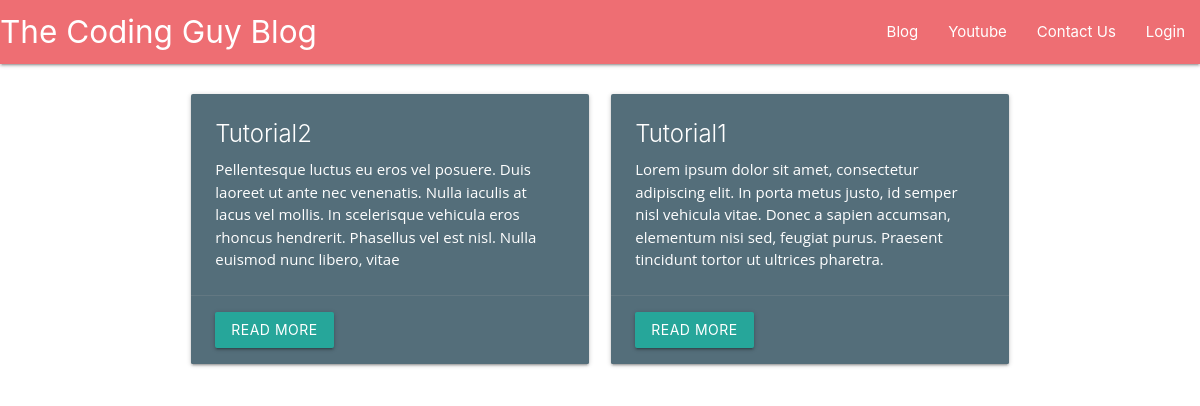
The page / on the database its author committed.
### main/models.py (models this page shows, shortened)
class Post(models.Model):
	title = models.CharField(max_length=200, unique=True)
	slug = models.SlugField(max_length=200, unique=True)
	author = models.ForeignKey(User, on_delete=models.CASCADE, related_name='blog_posts')
	content = models.TextField()
	created_on = models.DateTimeField(auto_now_add=True)
	last_updated = models.DateTimeField(auto_now=True)
	status = models.IntegerField(choices=STATUS, default=0)
	class Meta:
		ordering = ['-created_on']

### main/views.py (the view)
# urls.py: path('', views.PostList.as_view(), name="home"),
class PostList(generic.ListView):
	queryset = Post.objects.filter(status=1).order_by('-created_on')
	template_name = 'home.html'

### main/templates/home.html
{% extends "header.html" %}
{% block content %}
<div class="row">
	{% for post in post_list %}
		<div class="col s12 m6">
			<div class="card blue-grey darken-1">
				<div class="card-content white-text">
					<span class="card-title">{{ post.title }}</span>
					<p> {{ post.content | slice:":300" | safe}} </p>
				</div>
				<div class="card-action">
					<a href="{% url 'blog_detail' post.slug %}" class="btn">Read More</a>
				</div>
			</div>
		</div>
	{% endfor %}
</div>
{% endblock %}

### rows shown on the page
Post: title "Tutorial2", content "Pellentesque luctus eu eros vel posuere. Duis laoreet ut ante nec venenatis. Nulla iaculis at lacus vel mollis. In scelerisque vehicula eros rhoncus hendrerit. Phasellus vel est nisl. Nulla euismod nunc libero, vitae"
Post: title "Tutorial1", content "Lorem ipsum dolor sit amet, consectetur adipiscing elit. In porta metus justo, id semper nisl vehicula vitae. Donec a sapien accumsan, elementum nisi sed, feugiat purus. Praesent tincidunt tortor ut ultrices pharetra."
